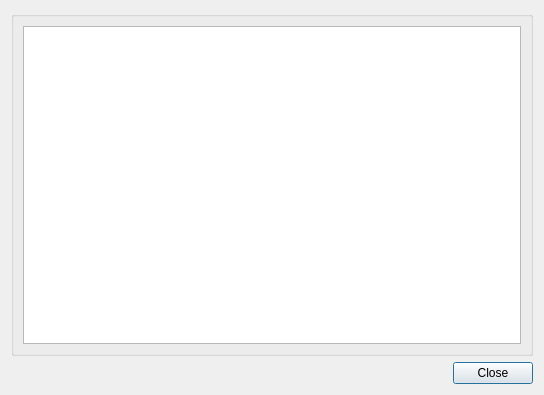
<?xml version="1.0" encoding="UTF-8"?>
<ui version="4.0">
 <class>Dialog</class>
 <widget class="QDialog" name="Dialog">
  <property name="geometry">
   <rect>
    <x>0</x>
    <y>0</y>
    <width>544</width>
    <height>395</height>
   </rect>
  </property>
  <property name="windowTitle">
   <string>Update contact</string>
  </property>
  <property name="windowIcon">
   <iconset resource="../rubrica.qrc">
    <normaloff>:/images/system-software-update.png</normaloff>:/images/system-software-update.png</iconset>
  </property>
  <layout class="QGridLayout" name="gridLayout">
   <item row="0" column="0" colspan="3">
    <widget class="QGroupBox" name="groupBox">
     <property name="title">
      <string/>
     </property>
     <layout class="QGridLayout" name="gridLayout_2">
      <item row="0" column="0">
       <widget class="QTableView" name="tableView"/>
      </item>
     </layout>
    </widget>
   </item>
   <item row="1" column="0" colspan="2">
    <spacer name="horizontalSpacer">
     <property name="orientation">
      <enum>Qt::Horizontal</enum>
     </property>
     <property name="sizeHint" stdset="0">
      <size>
       <width>510</width>
       <height>20</height>
      </size>
     </property>
    </spacer>
   </item>
   <item row="1" column="2">
    <widget class="QPushButton" name="esci">
     <property name="text">
      <string>Close</string>
     </property>
     <property name="icon">
      <iconset resource="../rubrica.qrc">
       <normaloff>:/images/dialog-close.png</normaloff>:/images/dialog-close.png</iconset>
     </property>
    </widget>
   </item>
  </layout>
 </widget>
 <resources>
  <include location="../rubrica.qrc"/>
 </resources>
 <connections/>
</ui>
